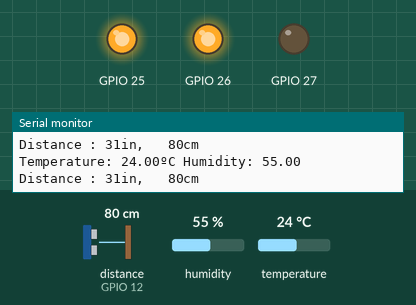
Recording of a sketch running on a simulated ESP32. On the bench: output pins drawn as LEDs (lit = HIGH), the last lines printed to the serial monitor. Wiring (inferred from the names in the program): ultrasonic range finder: trigger GPIO 12; echo GPIO 12. The inputs (shaded band) are chosen by the test bench; at power-on: distance to the obstacle (sensor on GPIO 12) 80 cm, temperature 24 °C, humidity 55 %. The echo pulse lasts 58.3 µs per cm.

Above: at 1.2 s.
1.3 s: distance to the obstacle (sensor on GPIO 12) set to 45 cm
2.8 s: distance to the obstacle (sensor on GPIO 12) set to 37 cm
At 4.2 s:
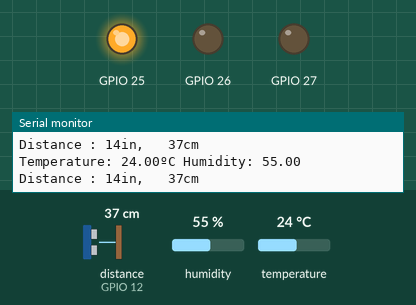
4.6 s: temperature set to 28 °C
At 6.9 s:
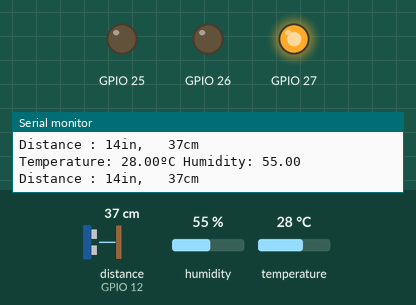
7.9 s: distance to the obstacle (sensor on GPIO 12) set to 60 cm
At 8.6 s:
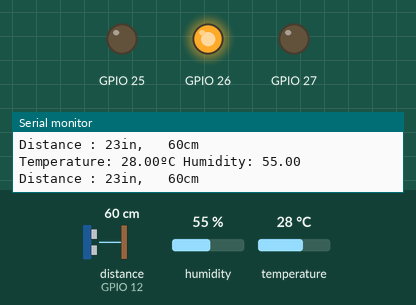
9.7 s: distance to the obstacle (sensor on GPIO 12) set to 2 cm
At 11.2 s:
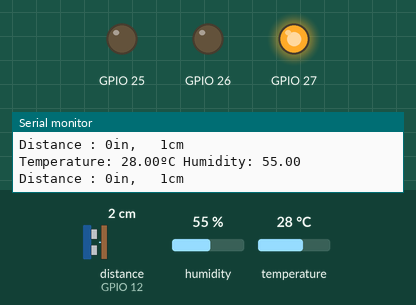
11.5 s: distance to the obstacle (sensor on GPIO 12) set to 120 cm
At 12.2 s:
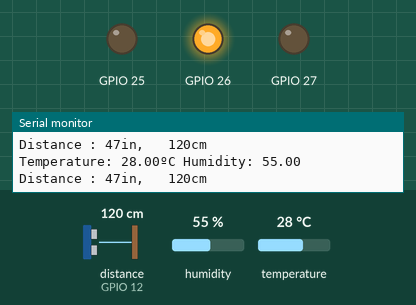
Timing chart, 0 to 14.3 s (numbered marks = the images above; inputs shaded):
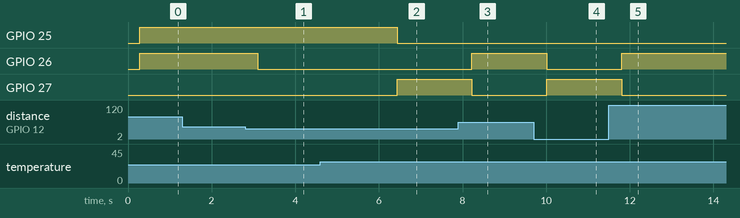

Measured:
- the behaviour switches between 41 and 40 cm on distance to the obstacle (sensor on GPIO 12) (found by bisection; images 0 and 1)
- the behaviour switches between 26 and 27 °C on temperature (found by bisection; images 1 and 2)
- after the input at 2.8 s, GPIO 26: HIGH → LOW after 0.30 s
- after the input at 4.6 s, GPIO 25: HIGH → LOW after 1.8 s; GPIO 27: LOW → HIGH after 1.8 s
- after the input at 7.9 s, GPIO 26: LOW → HIGH after 0.32 s; GPIO 27: HIGH → LOW after 0.32 s
- after the input at 9.7 s, GPIO 26: HIGH → LOW after 0.32 s; GPIO 27: LOW → HIGH after 0.32 s
- after the input at 11.5 s, GPIO 26: LOW → HIGH after 0.31 s; GPIO 27: HIGH → LOW after 0.31 s

The sketch:

123123.ino
```cpp
#include "DHT.h"  //引入函式庫
#define DHT11PIN 14

DHT dht(DHT11PIN, DHT11); //宣告DHT物件
int signalPin = 12;                  //用來trigger及接收echo
long duration, cm, inches;
void setup()
{
  Serial.begin(115200);
  dht.begin();  //DHT物件啟動
  pinMode(27,OUTPUT);
  pinMode(12,INPUT);
  pinMode(25,OUTPUT);
  pinMode(26,OUTPUT);
}

void loop()
{
  pinMode(signalPin, OUTPUT); //發送超音波時切還為輸出
  digitalWrite(signalPin, LOW);
  delayMicroseconds(5);
  digitalWrite(signalPin, HIGH);     // 給 Trig 高電位，持續 10微秒
  delayMicroseconds(10);
  digitalWrite(signalPin, LOW);

  pinMode(signalPin, INPUT);             // //讀取超音波時切還為輸入
  duration = pulseIn(signalPin, HIGH);   // 收到高電位時的時間

  cm = (duration/2) / 29.1;         // 將時間換算成距離 cm 或 inch
  inches = (duration/2) / 74;

  Serial.print("Distance : ");
  Serial.print(inches);
  Serial.print("in,   ");
  Serial.print(cm);
  Serial.print("cm");
  Serial.println();

  delay(250);
  float humi = dht.readHumidity();  //DHT讀取濕度
  float temp = dht.readTemperature(); //DHT讀取溫度
  if(temp>=27&&cm<=40){
    digitalWrite(27,HIGH);
    digitalWrite(26,LOW);
    digitalWrite(25,LOW);
  }
  else if(temp<27&&cm<=40){
    digitalWrite(27,LOW);
    digitalWrite(25,HIGH);
    digitalWrite(26,LOW);
  }
  else if(temp>27 && cm>40) {
    digitalWrite(27,LOW);
    digitalWrite(26,HIGH);
    digitalWrite(25,LOW);
  }
  else{
    digitalWrite(27,LOW);
    digitalWrite(26,HIGH);
    digitalWrite(25,HIGH);
  }
  Serial.print("Temperature: ");
  Serial.print(temp);
  Serial.print("ºC ");
  Serial.print("Humidity: ");
  Serial.println(humi);
}
```
